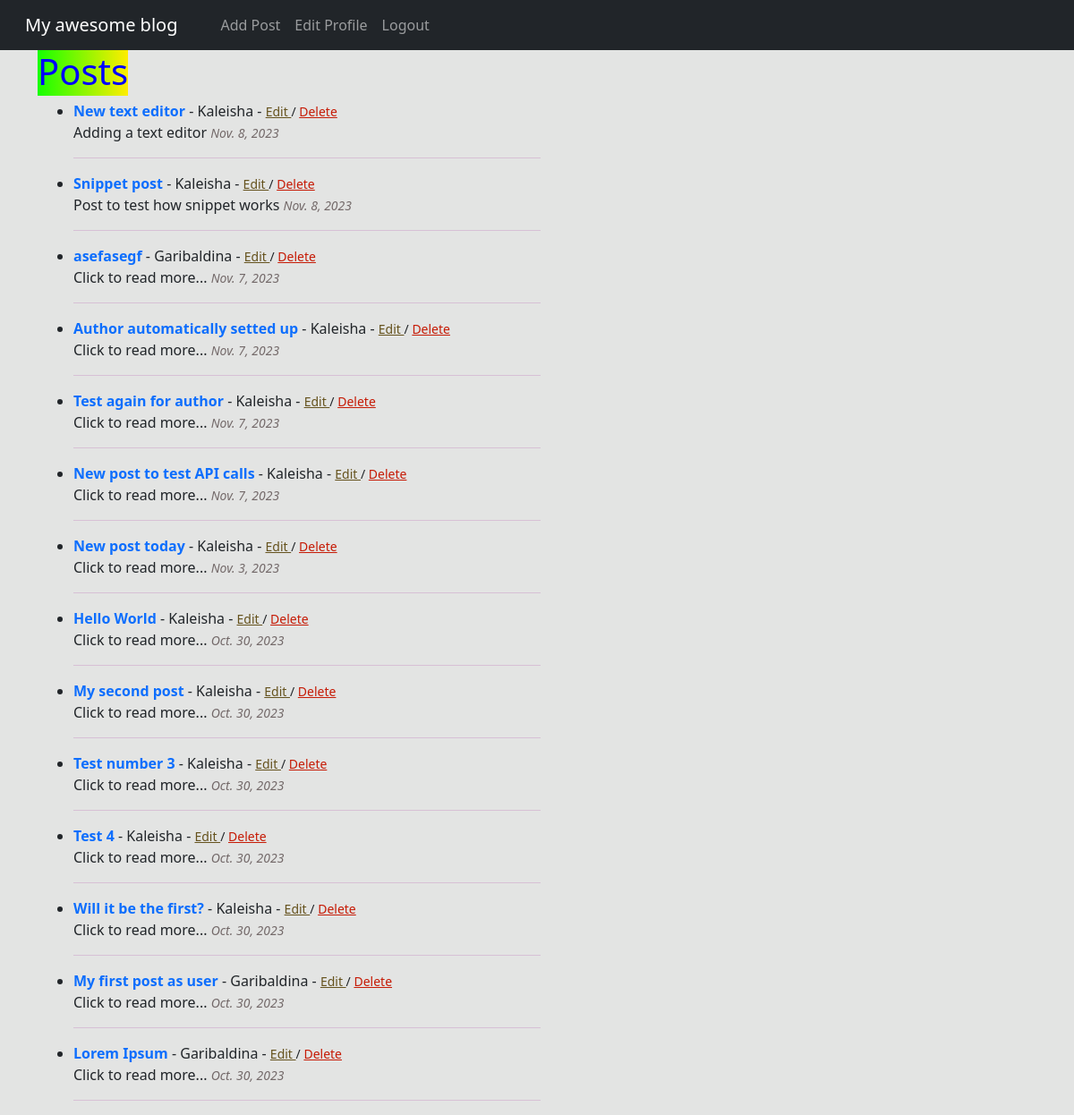
Before: / (signed in) with the older database file.
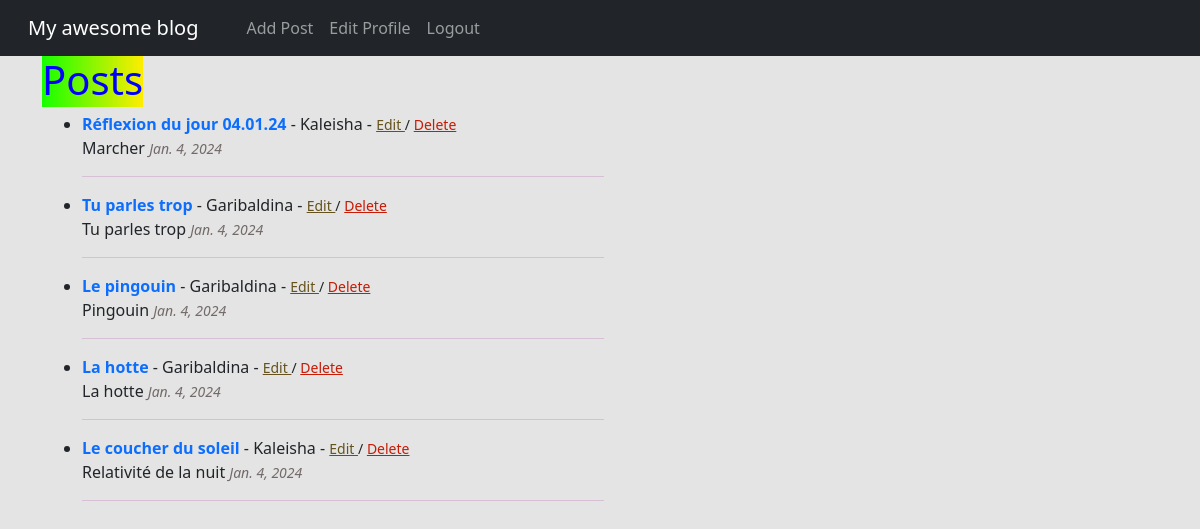
After: the same page with the newer database file.
### theblog/models.py (models this page shows, shortened)
class Post(models.Model):
    title = models.CharField(max_length=255)
    title_tag = models.CharField(max_length=255)
    body = RichTextField(blank=True, null=True)
    author = models.ForeignKey(User, on_delete=models.CASCADE)
    post_date = models.DateField(auto_now_add=True)
    likes = models.ManyToManyField(User, related_name='blog_posts')
    summary = models.CharField(max_length=255)

### theblog/views.py (the view)
# urls.py: path('', HomeView.as_view(), name="home"),
class HomeView(ListView):
    model = Post
    template_name = 'home.html'
    ordering = ['-post_date']

### theblog/templates/home.html (shortened to what this page needs)
{% extends "base.html" %}
{% block content %}
<h1 style="color:blue"><span style="background-image: linear-gradient(to right, #16FF00, #FFED00);">Posts</span></h1>
<ul>
  {% for post in object_list %}
    <li>
      <a href="{% url 'article-detail' post.pk %}" style="text-decoration: none; color:##3b6698;"
      > <strong>{{ post.title }}</strong> </a> - {{post.author.username }}
      {%  if user.is_authenticated %}
        {% if user.id == post.author.id or user.is_superuser %}
          -
          <small>
            <a href="{% url 'update-post' post.pk%}" style="color:#65521d"> Edit </a>
            /
            <a href="{% url 'delete-post' post.pk%}" style="color:#c61b06"> Delete </a>
          </small>
        {% endif %}
      {% endif %}
      {{ post.summary}}
      <small><i style="color:#736969;">{{ post.post_date }}</i></small>
      <hr style="width:50%; color:#b455ac;">
    </li>
  {% endfor %}
</ul>
{% endblock %}

Changed rows visible on the page:
removed Post: title "New text editor", author.username "Kaleisha", shows "Edit", summary "Adding a text editor", post_date "Nov. 8, 2023"
removed Post: title "Snippet post", author.username "Kaleisha", shows "Edit", summary "Post to test how snippet works", post_date "Nov. 8, 2023"
removed Post: title "asefasegf", author.username "Garibaldina", shows "Edit", summary "Click to read more...", post_date "Nov. 7, 2023"
removed Post: title "Author automatically setted up", author.username "Kaleisha", shows "Edit", summary "Click to read more...", post_date "Nov. 7, 2023"
removed Post: title "Test again for author", author.username "Kaleisha", shows "Edit", summary "Click to read more...", post_date "Nov. 7, 2023"
removed Post: title "New post to test API calls", author.username "Kaleisha", shows "Edit", summary "Click to read more...", post_date "Nov. 7, 2023"
removed Post: title "New post today", author.username "Kaleisha", shows "Edit", summary "Click to read more...", post_date "Nov. 3, 2023"
removed Post: title "Hello World", author.username "Kaleisha", shows "Edit", summary "Click to read more...", post_date "Oct. 30, 2023"
removed Post: title "My second post", author.username "Kaleisha", shows "Edit", summary "Click to read more...", post_date "Oct. 30, 2023"
removed Post: title "Test number 3", author.username "Kaleisha", shows "Edit", summary "Click to read more...", post_date "Oct. 30, 2023"
removed Post: title "Test 4", author.username "Kaleisha", shows "Edit", summary "Click to read more...", post_date "Oct. 30, 2023"
removed Post: title "Will it be the first?", author.username "Kaleisha", shows "Edit", summary "Click to read more...", post_date "Oct. 30, 2023"
removed Post: title "My first post as user", author.username "Garibaldina", shows "Edit", summary "Click to read more...", post_date "Oct. 30, 2023"
removed Post: title "Lorem Ipsum", author.username "Garibaldina", shows "Edit", summary "Click to read more...", post_date "Oct. 30, 2023"
added Post: title "Réflexion du jour 04.01.24", author.username "Kaleisha", shows "Edit", summary "Marcher", post_date "Jan. 4, 2024"
added Post: title "Tu parles trop", author.username "Garibaldina", shows "Edit", summary "Tu parles trop", post_date "Jan. 4, 2024"
added Post: title "Le pingouin", author.username "Garibaldina", shows "Edit", summary "Pingouin", post_date "Jan. 4, 2024"
added Post: title "La hotte", author.username "Garibaldina", shows "Edit", summary "La hotte", post_date "Jan. 4, 2024"
added Post: title "Le coucher du soleil", author.username "Kaleisha", shows "Edit", summary "Relativité de la nuit", post_date "Jan. 4, 2024"
